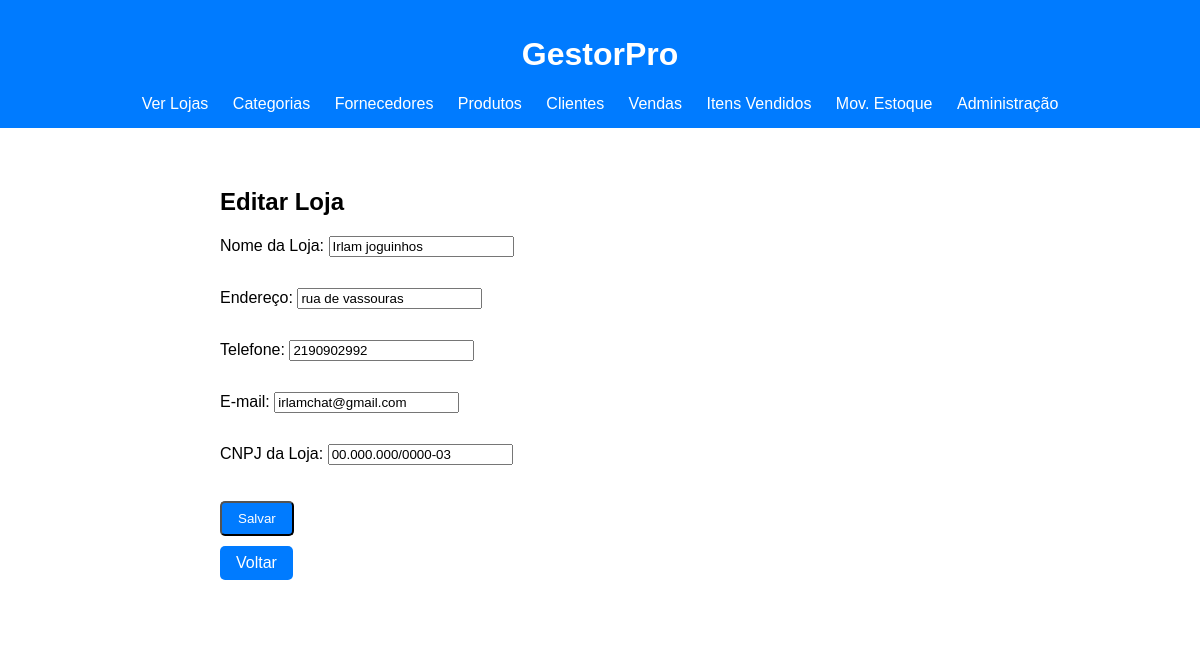
Screenshot of /lojas/editar/3/ (signed in) with the database file from the repository.
### loja_app/models.py (models this page shows, shortened)
class Loja(models.Model):
    nome = models.CharField(max_length=100, verbose_name="Nome da Loja")
    endereco = models.CharField(max_length=200, verbose_name="Endereço")
    telefone = models.CharField(max_length=15, verbose_name="Telefone", blank=True, null=True)
    email = models.EmailField(verbose_name="E-mail", blank=True, null=True)
    cnpj_loja = models.CharField(
        max_length=18,
        verbose_name="CNPJ da Loja",
        unique=True,
        validators=[
            RegexValidator(
                regex=r"^\d{2}\.\d{3}\.\d{3}/\d{4}-\d{2}$",
                message="Informe um CNPJ válido no formato 00.000.000/0000-00.",
            )
        ],
    )

### loja_app/views.py (the view, shortened to what this page needs)
# urls.py: path('lojas/editar/<int:id>/', views.editar_loja, name='editar_loja'),
@staff_member_required
def editar_loja(request, id):
    loja = get_object_or_404(Loja, id=id)
    allowed_fields = ['nome', 'endereco', 'telefone', 'email']
    if request.method == 'POST':
        form = LojaForm(request.POST, instance=loja)
        if form.is_valid():
            cleaned_payload = {
                field_name: form.cleaned_data.get(field_name)
                for field_name in form.fields
                if field_name in form.cleaned_data
            }
            try:
                _update_instance_from_data(loja, cleaned_payload, allowed_fields)
            except ValueError as exc:
                form.add_error(None, str(exc))
            else:
                messages.success(request, 'Loja atualizada com sucesso.')
                return redirect('lista_lojas')
    else:
        form = LojaForm(instance=loja)
    return render(request, 'loja_app/loja_form.html', {'form': form})

### loja_app/forms.py
class LojaForm(forms.ModelForm):
    class Meta:
        model = Loja
        fields = ['nome', 'endereco', 'telefone', 'email', 'cnpj_loja']

### loja_app/views.py (called while the page is built)
def _is_json_request(request):
    content_type = request.META.get('CONTENT_TYPE', '')
    return 'application/json' in content_type

### loja_app/templates/loja_app/loja_form.html (shortened to what this page needs)
{% extends 'loja_app/base.html' %}
{% load static %}
{% block extra_css %}
    <link rel="stylesheet" href="{% static 'loja_app/css/loja_form.css' %}">
{% endblock %}
{% block content %}
    <div class="form-container">
        <h2>{% if form.instance.pk %}Editar Loja{% else %}Cadastrar Loja{% endif %}</h2>
        <form method="post" class="formulario">
            {{ form.as_p }}
            <button type="submit" class="botao">Salvar</button>
        </form>
        <a href="{% url 'lista_lojas' %}" class="botao">Voltar</a>
    </div>
{% endblock %}

### loja_app/static/loja_app/css/base.css (style rules this page uses)
body { font-family: Arial, sans-serif; margin: 0; background-color: #ffffff; }
.botao { align-items: center; display: inline-block; background-color: #007bff; color: white; padding: 8px 16px; text-decoration: none; border-radius: 5px; margin: 5px 0; }

### loja_app/static/loja_app/css/loja_form.css (style rules this page uses)
.form-container { background-color: #fff; padding: 20px; border-radius: 8px; }
.formulario input, .formulario select { margin-bottom: 15px; }

### rows the page displays
Loja: nome "Irlam joguinhos", endereco "rua de vassouras", telefone "2190902992", email "irlamchat@gmail.com", cnpj_loja "00.000.000/0000-03"
